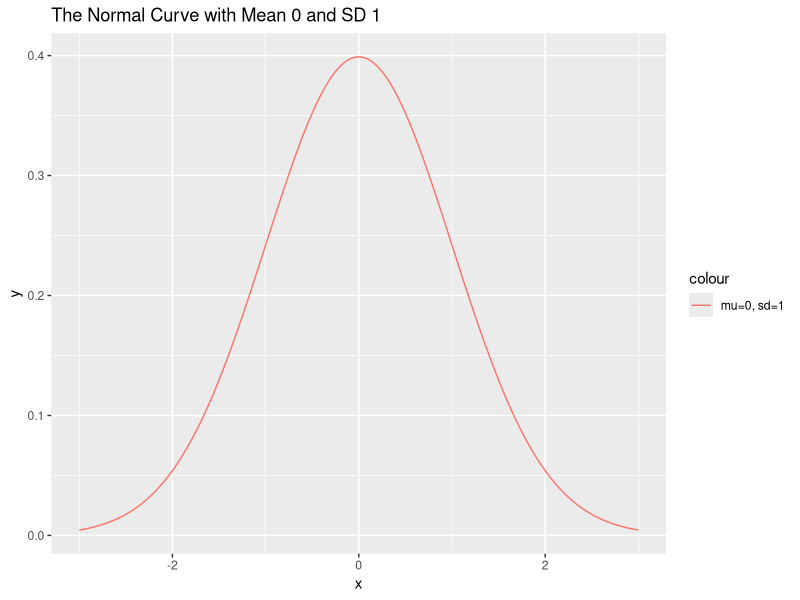
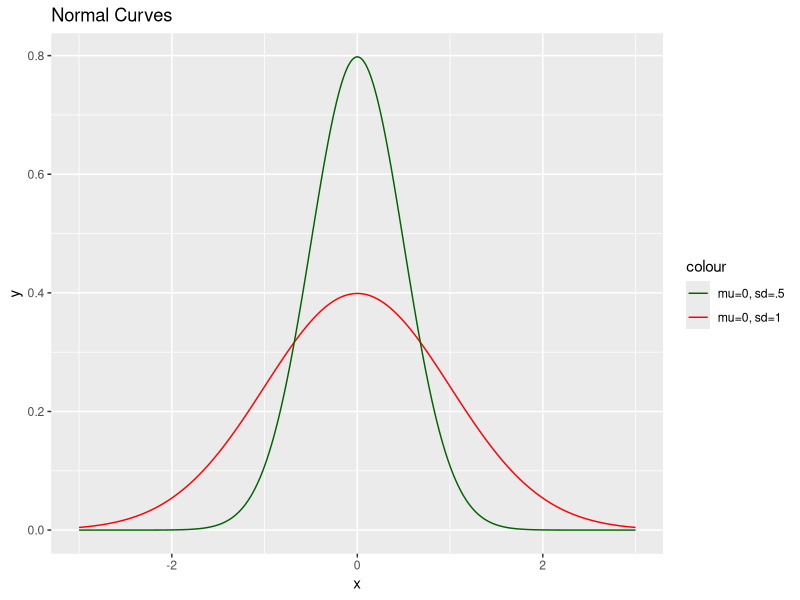
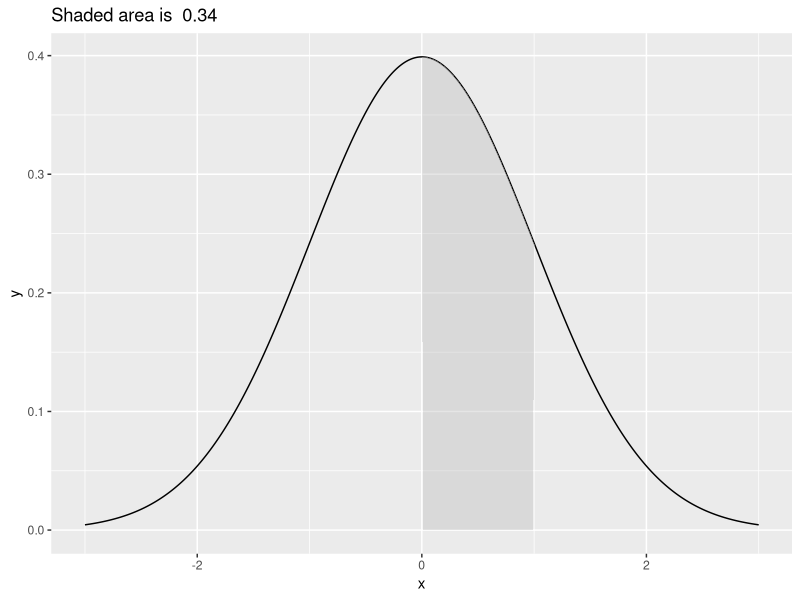
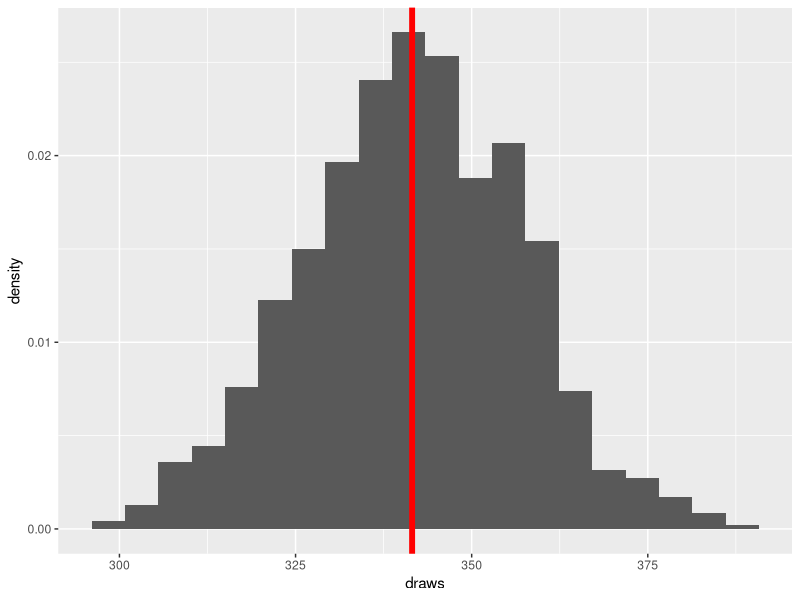
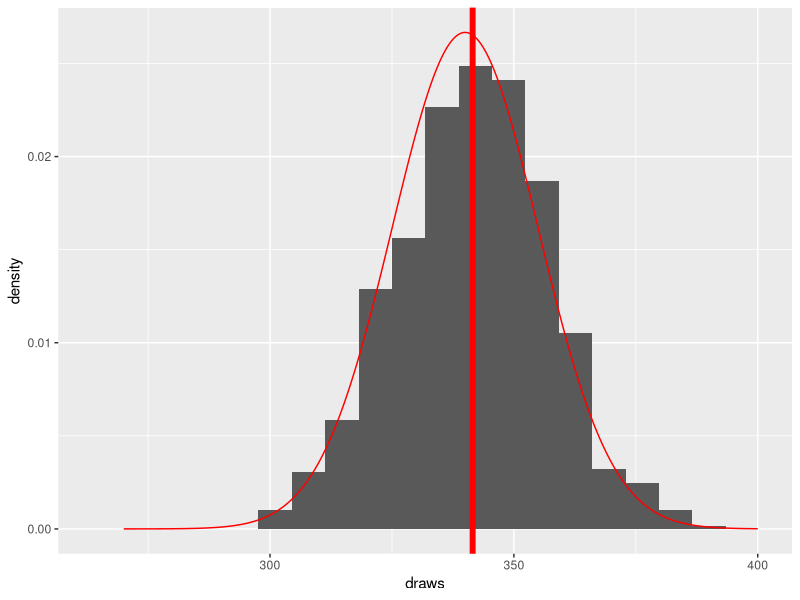
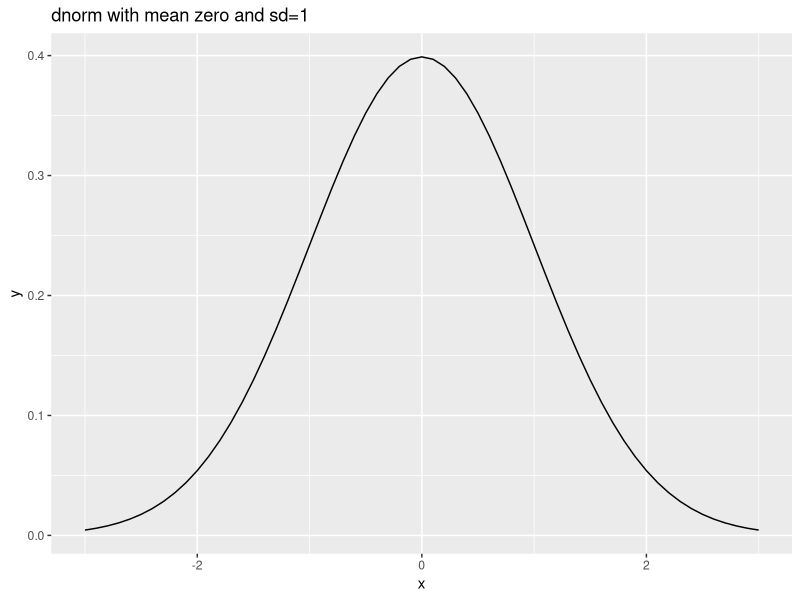
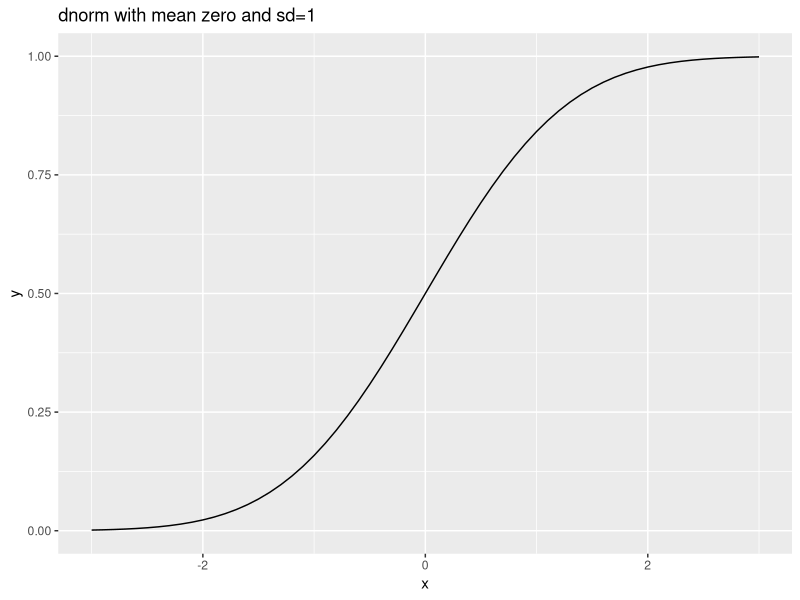
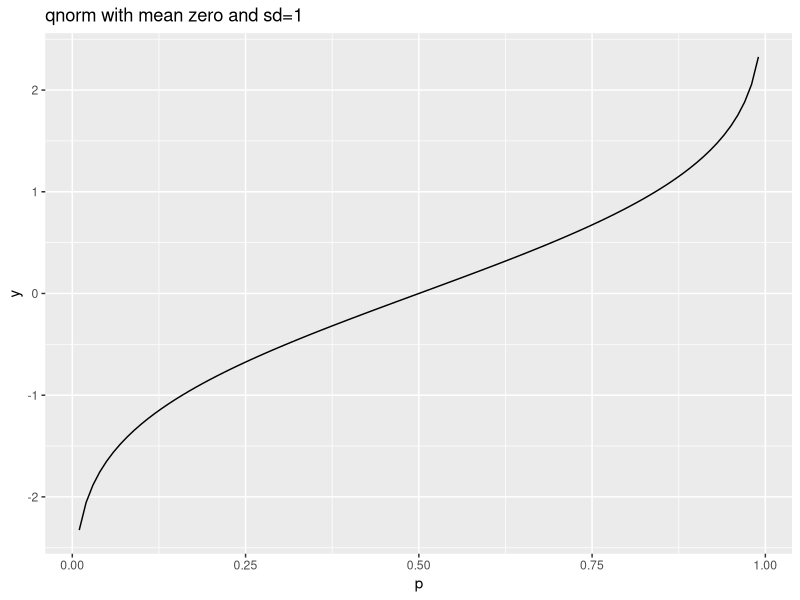

These figures' R source, in order:
## ---- chunk 1
library(tidyverse)
## ---- chunk 2
normal <- tibble(x = seq(-3, 3, .01), y = dnorm(x, 0, 1), y2 = dnorm(x, 0, .5))
plt <- ggplot(data = normal) +
    geom_line(aes(x = x, y = y, color = "mu=0, sd=1")) +
    labs(title = "The Normal Curve with Mean 0 and SD 1")
plt
## ---- chunk 3
normal |> mutate(y2 = dnorm(`x`, 0, .5))
plt <- plt + geom_line(aes(x = x, y = y2, color = "mu=0, sd=.5")) +
    scale_color_manual(
        values = c("mu=0, sd=1" = "red", "mu=0, sd=.5" = "darkgreen")
    ) +
    labs(title = "Normal Curves")
plt
## ---- chunk 4
area <- pnorm(1) - pnorm(0)
plt <- ggplot(data = normal) +
    geom_line(aes(x = x, y = y)) +
    geom_ribbon(
        aes(x = x, ymin = ifelse(x > 0 & x < 1, 0, y), ymax = y),
        fill = "gray",
        alpha = .4
    ) +
    labs(title = paste("Shaded area is ", format(area, nsmall = 2, digits = 2)))
plt
## ---- chunk 5
# count draws a 1000 points from a standard normal
# and counts how many lie between 0 and 1
# this is a binomal variable with N=1000 and p=.34

count <- function() {
    x <- rnorm(1000, 0, 1)
    sum(x >= 0 & x <= 1)
}
print(paste("Out of 1000 draws, ", sum(count()), " were between 0 and 1"))
## ---- chunk 6
draws <- replicate(1000, count())
## ---- chunk 7
hist <- ggplot() +
    geom_histogram(aes(x = draws, y = ..density..), bins = 20) +
    geom_vline(xintercept = mean(draws), color = "red", linewidth = 2)
hist
## ---- chunk 8
x <- seq(270, 400, .1)
y <- dnorm(x, mean = 340, sd = 14.96)
hist <- hist + geom_line(aes(x = x, y = y), color = "red")
hist
## ---- chunk 9
x <- seq(-3, 3, .1)
y <- dnorm(x)
ggplot() +
    geom_line(aes(x = x, y = y)) +
    labs(title = "dnorm with mean zero and sd=1")
## ---- chunk 10
x <- seq(-3, 3, .1)
y <- pnorm(x)
ggplot() +
    geom_line(aes(x = x, y = y)) +
    labs(title = "dnorm with mean zero and sd=1")
## ---- chunk 11
p <- seq(0.01, .99, length.out = 100)
y <- qnorm(p)
ggplot() +
    geom_line(aes(x = p, y = y)) +
    labs(title = "qnorm with mean zero and sd=1")
## ---- chunk 12
data <- rnorm(10000)
count <- sum(data < .674)
print(paste(count, " draws out of 10000 are less than .674"))
## ---- chunk 13
x <- seq(-3, 3, length.out = 100)
data <- rnorm(1000)
density <- dnorm(x)
ggplot() +
    geom_histogram(aes(x = data, y = ..density..), bins = 100) +
    geom_line(aes(x = x, y = density), color = "red")
## ---- chunk 14
# sample() returns the mean of a sample of n elements
sample <- function(n = 10) {
    mean(rnorm(n))
}
data <- replicate(1000, sample(10))
ggplot() +
    geom_histogram(aes(x = data, y = ..density..), binwidth = .1) +
    labs(title = paste("Average sample mean=", mean(data)))
## ---- chunk 15
q <- quantile(data)
q25 <- q["25%"]
q75 <- q["75%"]
print(paste("The middle 50% of the data lies between ", format(q25, digits = 2, nsmall = 2), " and ", format(q75, digits = 2, nsmall = 2)))
## ---- chunk 16
normal <- dnorm(seq(-3, 3, length.out = 100))
student <- dt(seq(-3, 3, length.out = 100), df = 9)
ggplot() +
    geom_line(aes(x = seq(-3, 3, length.out = 100), y = normal, color = "Normal")) +
    geom_line(aes(x = seq(-3, 3, length.out = 100), y = student, color = "t")) +
    scale_color_manual(values = c("Normal" = "blue", "t" = "red")) +
    labs(title = "Normal dist vs t-dist with 9 degrees of freedom")
## ---- chunk 17
data50 <- replicate(1000, sample(50))
plt <- ggplot() +
    geom_histogram(aes(x = data50, y = ..density..), binwidth = .1) +
    labs(title = paste("Average sample mean for samples of size 50=", format(mean(data50), digits = 2, nsmall = 2)))
plt
## ---- chunk 18
q <- quantile(data50, c(.25, .75))
q25 <- q["25%"]
q75 <- q["75%"]
print(paste("The middle 50% of the data lies between ", format(q25, digits = 2, nsmall = 2), " and ", format(q75, digits = 2, nsmall = 2)))
## ---- chunk 19
sample_var <- function(n = 10) {
    return(var(rnorm(n)))
}
var_samples <- replicate(100, sample_var(10))
ggplot() +
    geom_histogram(aes(x = var_samples, y = ..density..), bins = 25) +
    labs(title = "Distribution of variance of 10 element samples\n from standard normal")
## ---- chunk 20
var_samples <- replicate(10000, sample_var(10))
ggplot() +
    geom_histogram(aes(x = var_samples, y = ..density..), bins = 50) +
    labs(title = "Distribution of variance of 10 element samples\n from standard normal")
## ---- chunk 21
x <- seq(0, 4, length.out = 100)
df5 <- 5 * dchisq(5 * x, df = 5)
df10 <- 10 * dchisq(10 * x, df = 10)
df30 <- 30 * dchisq(30 * x, df = 30)
df <- tibble(x, df5, df10, df30)

ggplot(df, aes(x = x)) +
    geom_line(aes(y = df5, color = "df=5")) +
    geom_line(aes(y = df10, color = "df=10")) +
    geom_line(aes(y = df30, color = "df=30")) +
    scale_color_manual(values = c("df=5" = "blue", "df=10" = "red", "df=30" = "orange")) +
    labs(title = "Chi-Square Distributions", x = "x", y = "Density")
## ---- chunk 22


x <- seq(0, 4, length.out = 100)
df10 <- 10 * dchisq(10 * x, df = 10)
var_samples <- replicate(10000, sample_var(10))
ggplot() +
    geom_histogram(aes(x = var_samples, y = ..density..), bins = 50, alpha = .5) +
    labs(title = "Variance of 10 element samples from standard normal\n with chi-square density") +
    geom_line(aes(x = x, y = df10))
